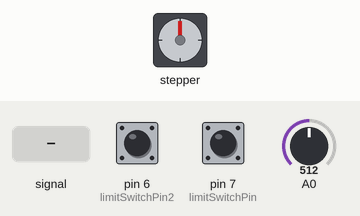
Simulated run of this sketch. Board: Arduino Uno, built with avr-gcc and run on an emulated ATmega328P. Parts: stepper motor. The test bench sets the inputs (shaded band); at power-on: A0 = 512, pin 7 (limitSwitchPin) HIGH, pin 6 (limitSwitchPin2) HIGH. Stepper angles assume 200 steps per turn.

Above: at 1.2 s.
1.3 s: A0 set to 716
At 1.45 s:
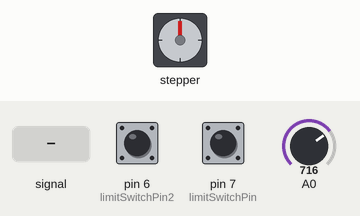
At 2.05 s:
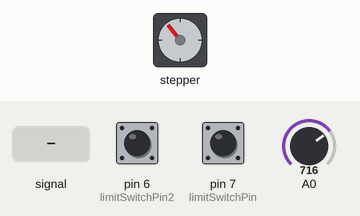
4.3 s: pin 7 (limitSwitchPin) pulled LOW for 3.2 s
9.6 s: pin 7 (limitSwitchPin) pulled LOW for 0.15 s
12.7 s: A0 fed a 2 Hz sine of ±306 counts around its level
15.7 s: A0 set to 511
At 15.7 s:
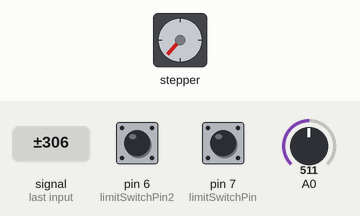
17.2 s: A0 fed a 200 Hz sine of ±81 counts around its level
At 17.65 s:
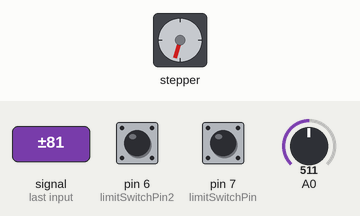
Timing chart, 0 to 21.2 s (numbered marks = the images above; inputs shaded):
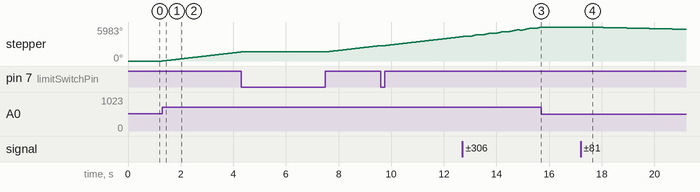

The sketch:

nema_joystick_limit.ino
```cpp
#include <AccelStepper.h>

#define dirPin 3
#define stepPin 2
#define limitSwitchPin 7 // Limit switch para el lado derecho
#define limitSwitchPin2 6 // Limit switch para el lado izquierdo

int solenoidPin = 7;
int zPin = 8;

int zPosition;

AccelStepper stepper(AccelStepper::DRIVER, stepPin, dirPin);

void setup() {

  Serial.begin(9600);

  pinMode(solenoidPin, OUTPUT);
  pinMode(zPin, INPUT_PULLUP);
  stepper.setMaxSpeed(1000); // Set max speed of the stepper motor
  stepper.setAcceleration(500); // Set acceleration of the stepper motor

  pinMode(limitSwitchPin, INPUT_PULLUP); // Configure right limit switch pin as input with pull-up
  pinMode(limitSwitchPin2, INPUT_PULLUP); // Configure left limit switch pin as input with pull-up
}

void loop() {
  // Read the state of the limit switches
  bool limitSwitchPressedRight = digitalRead(limitSwitchPin) == LOW;
  bool limitSwitchPressedLeft = digitalRead(limitSwitchPin2) == LOW;

  // Read the potentiometer position
  int xPosition = analogRead(A0);

  // Define a dead zone
  int threshold = 50;
  int speed;


  if (xPosition > (512 + threshold)) {
    // Attempt to move to the right
    speed = map(xPosition, 512 + threshold, 1023, 0, 1000);
    if (limitSwitchPressedRight) {
      // If the right limit switch is pressed, do not allow movement to the right
      speed = 0;
    }
  } else if (xPosition < (512 - threshold)) {
    // Attempt to move to the left
    speed = map(xPosition, 0, 512 - threshold, -1000, 0);
    if (limitSwitchPressedLeft) {
      // If the left limit switch is pressed, do not allow movement to the left
      speed = 0;
    }
  } else {
    // Within the dead zone, do not move
    speed = 0;
  }

  if (zPosition == HIGH) {
    digitalWrite(solenoidPin, LOW);
  } else {
    // Si el botón no está presionado, apagar el LED
    digitalWrite(solenoidPin, HIGH);
  }

  stepper.setSpeed(speed); // Set the motor speed
  stepper.runSpeed(); // Run the motor at the set speed
}
```

Measured:
- after the input at 1.3 s, stepper: keeps turning clockwise at about 532°/s, starting at once
- after the input at 15.7 s, stepper: stays 5981° (without the input it goes to 6001° after 0.02 s)
